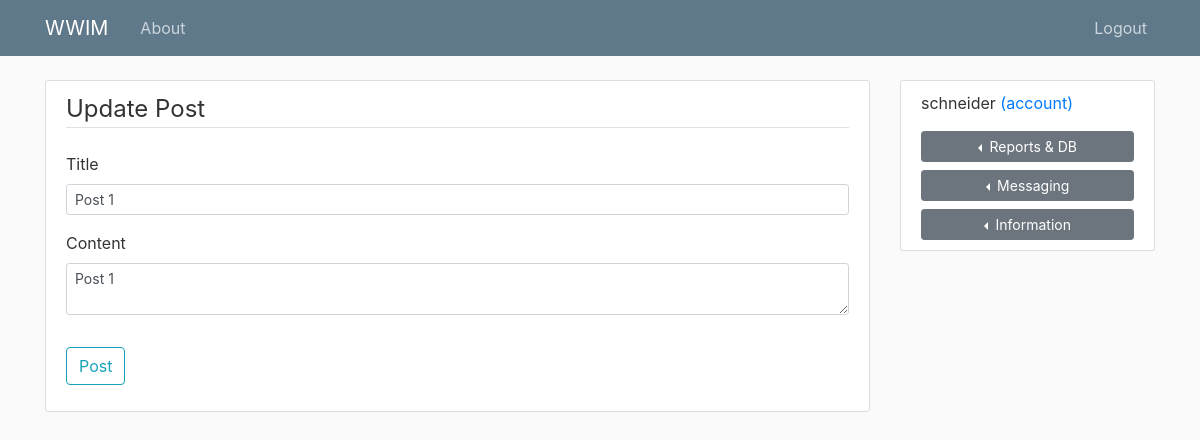
Screenshot of /post/1/update (signed in) with the database file from the repository.
### forecastapp/models.py (models this page shows, shortened)
class Post(db.Model):
    id = db.Column(db.Integer, primary_key=True)
    title = db.Column(db.String(100), nullable=False)
    date_posted = db.Column(db.DateTime, nullable=False, default=datetime.utcnow)
    content = db.Column(db.Text, nullable=False)
    user_id = db.Column(db.Integer, db.ForeignKey('user.id'), nullable=False)

class User(db.Model, UserMixin):
    id = db.Column(db.Integer, primary_key=True)
    username = db.Column(db.String(20), unique=True, nullable=False)
    email = db.Column(db.String(120), unique=True, nullable=False)
    image_file = db.Column(db.String(20), nullable=False, default='default.jpg')
    password = db.Column(db.String(60), nullable=False)
    posts = db.relationship('Post', backref='author', lazy=True)
    pdcnPairs = db.relationship('PdcnPair', backref='author', lazy=True)
    wslrFams = db.relationship('WholesalerFamily', backref='author', lazy=True)

### forecastapp/posts/routes.py (the view)
@posts.route("/post/<int:post_id>/update", methods=['GET', 'POST'])
@login_required
def update_post(post_id):
    post = Post.query.get_or_404(post_id)
    if post.author != current_user:
        abort(403)
    form = PostForm()
    if form.validate_on_submit():
        post.title = form.title.data
        post.content = form.content.data
        db.session.commit()
        flash('Your post has been updated!', 'success')
        return redirect(url_for('posts.post', post_id=post.id))
    elif request.method == 'GET':
        form.title.data = post.title
        form.content.data = post.content
    return render_template('create_post.html', title='Update Post',
                           form=form, legend='Update Post')

### forecastapp/posts/forms.py
class PostForm(FlaskForm):
    title = StringField('Title', validators=[DataRequired()])
    content = TextAreaField('Content', validators=[DataRequired()])
    submit = SubmitField('Post')

### forecastapp/models.py (called while the page is built)
@login_manager.user_loader
def load_user(user_id):
    return User.query.get(int(user_id))

### forecastapp/templates/create_post.html (shortened to what this page needs)
{% extends "layout.html" %}
{% block content %}
<div class="content-section">
    <form method="POST" action="">
        <fieldset class="form-group">
            <legend class="border-bottom mb-4">{{ legend }}</legend>
            <div class="form-group">
                {{ form.title.label(class="form-control-label") }}
                {% if form.title.errors %}
                    {{ form.title(class="form-control form-control-sm is-invalid") }}
                    <div class="invalid-feedback">
                        {% for error in form.title.errors %}
                            <span>{{ error }}</span>
                        {% endfor %}
                    </div>
                {% else %}
                    {{ form.title(class="form-control form-control-sm") }}
                {% endif %}
            </div>
            <div class="form-group">
                {{ form.content.label(class="form-control-label") }}
                {% if form.content.errors %}
                    {{ form.content(class="form-control form-control-sm is-invalid") }}
                    <div class="invalid-feedback">
                        {% for error in form.content.errors %}
                            <span>{{ error }}</span>
                        {% endfor %}
                    </div>
                {% else %}
                    {{ form.content(class="form-control form-control-sm") }}
                {% endif %}
            </div>
        </fieldset>
        <div class="form-group">
            {{ form.submit(class="btn btn-outline-info") }}
        </div>
    </form>
</div>
{% endblock content %}

### forecastapp/templates/layout.html (shortened to what this page needs)
<!DOCTYPE html>
<html>
<head>
    <link rel="stylesheet" href="https://stackpath.bootstrapcdn.com/bootstrap/4.5.0/css/bootstrap.min.css">
    <link rel="stylesheet" type="text/css" href="{{ url_for('static', filename='main.css') }}">
</head>
<body>
    <header class="site-header">
      <nav class="navbar navbar-expand-md navbar-dark bg-steel fixed-top">
        <div class="container">
          <a class="navbar-brand mr-4" href="{{ url_for('main.home') }}">WWIM</a>
          <div class="collapse navbar-collapse" id="navbarToggle">
            {% if current_user.is_authenticated %}
            <div class="navbar-nav mr-auto">
              <a class="nav-item nav-link" href="{{ url_for('main.about') }}">About</a>
            </div>
            <div class="navbar-nav">
              <a class="nav-item nav-link" href="{{ url_for('users.logout') }}">Logout</a>
            </div>
            {% else %}
              <div class="navbar-nav ml-auto">
                <a class="nav-item nav-link" href="#">Click to Request Access</a>
              </div>
            {% endif %}
            </div>
          </div>
      </nav>
    </header>
    <main role="main" class="container">
      <div class="row">
        <div class="col-md-9">
          {% block content %}{% endblock %}
        </div>
        {% if current_user.is_authenticated %}
        <div class="col-md-3">
          <div class="content-section">
            <p class="font-weight-normal">{{ current_user.username }} <a href="{{ url_for('users.account') }}">(account)</a></p>
            <div class="btn-group dropleft btn-block">
              <button type="button" class="btn btn-secondary btn-sm dropdown-toggle btn-block" data-toggle="dropdown" aria-haspopup="true" aria-expanded="false">
                Reports & DB
              </button>
            </div>
            <div class="btn-group dropleft btn-block">
              <button type="button" class="btn btn-secondary btn-sm dropdown-toggle btn-block" data-toggle="dropdown" aria-haspopup="true" aria-expanded="false">
                Messaging
              </button>
            </div>
            <div class="btn-group dropleft btn-block">
              <button type="button" class="btn btn-secondary btn-sm dropdown-toggle btn-block" data-toggle="dropdown" aria-haspopup="true" aria-expanded="false">
                Information
              </button>
            </div>
          </div>
        </div>
        {% endif %}
      </div>
    </main>
</body>
</html>

### forecastapp/static/main.css (style rules this page uses)
body { background: #fafafa; color: #333333; margin-top: 5rem; }
.bg-steel { background-color: #5f788a; }
.site-header .navbar-nav .nav-link { color: #cbd5db; }
.content-section { background: #ffffff; padding: 10px 20px; border: 1px solid #dddddd; border-radius: 3px; margin-bottom: 20px; }

### rows the page displays
Post: title "Post 1", content "Post 1"
User: username "schneider"

### other values shown
{{ legend }} "Update Post"
